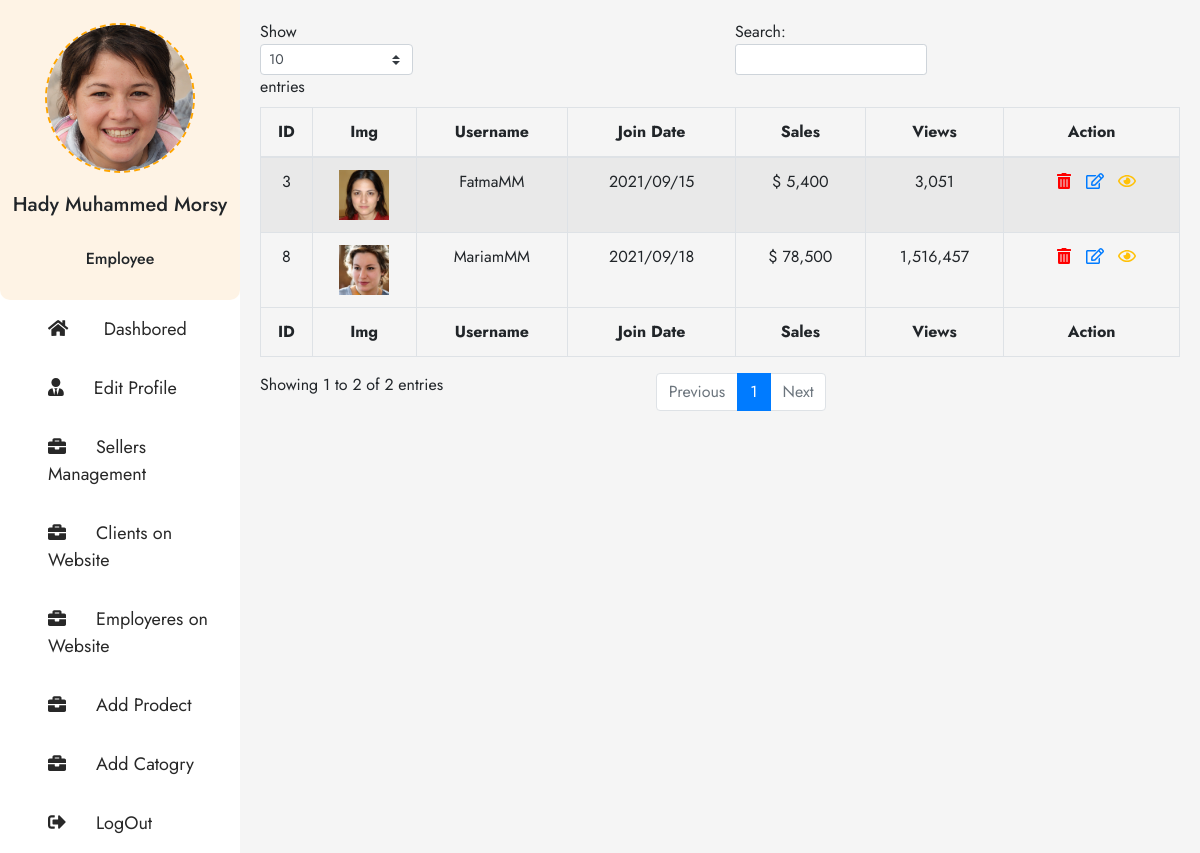
The page /Vendor-Seller-Manager.php (signed in) on the database its author committed.
### tables this page shows
CREATE TABLE `ha_users` (
  `HA_U_ID` bigint(20) UNSIGNED NOT NULL,
  `HA_U_Username` varchar(255) NOT NULL,
  `HA_U_Password` varchar(255) NOT NULL,
  `HA_U_First_Name` varchar(255) NOT NULL,
  `HA_U_Second_Name` varchar(255) NOT NULL,
  `HA_U_Last_Name` varchar(255) NOT NULL,
  `HA_U_Country` varchar(255) NOT NULL,
  `HA_U_User_Type` varchar(255) NOT NULL,
  `HA_P_Views` varchar(255) NOT NULL,
  `HA_U_Sales` varchar(255) NOT NULL,
  `HA_U_Date_Created` varchar(255) NOT NULL,
  `HA_U_Time_Created` varchar(255) NOT NULL,
  `HA_P_Permission_Seller_Manager` varchar(255) NOT NULL
);

### Datebase/DB-Vendor-Seller-Manger.php (called while the page is built, shortened)
<?php
    $SQL_Seller_Info = 'SELECT * FROM ha_users WHERE HA_U_User_Type = "Seller" ORDER BY HA_U_ID DESC ';
    $Result_Seller_Info = mysqli_query($Connection,$SQL_Seller_Info);
    $Count_Seller_Info  = mysqli_num_rows($Result_Seller_Info);
?>

### Website-Structure/Vendor-Seller-Manager-Body.php (the view, shortened to what this page needs)
<div class="right-All-users Dasbored-content">
    <table id="Seller" class="table table-striped table-bordered" style="width:100%">
        <thead style="text-align: center;">
            <tr>
                <th>ID</th>
                <th>Img</th>
                <th>Username</th>
                <th>Join Date</th>
                <th>Sales</th>
                <th>Views</th>
                <th>Action</th>
            </tr>
        </thead>
        <tbody>
            <?php
                if ($Count_Seller_Info > 0) {
                    while ($Rows = mysqli_fetch_array($Result_Seller_Info)) {
                        echo '
                            <tr class="t-body" style="text-align: center;">
                            <td>'.$Rows['HA_U_ID'].'</td>
                            <td><img src="IMG/User-Profile-Picture/[User-ID='.$Rows['HA_U_ID'].']/image.jpg" alt="Img" style="width:50px"/></td>
                            <td>'.$Rows['HA_U_Username'] .'</td>
                            <td>'.$Rows['HA_U_Date_Created'].'</td>
                            <td>$ '.number_format($Rows['HA_U_Sales']).'</td>
                            <td>'.number_format($Rows['HA_P_Views']).'</td>
                            <td class="last-Action" style="text-align: center;">
                                <a href="#" class="Trash" data-users=".Delete-user"> <i class="fas fa-trash-alt"></i> </a>
                                <a href="#" class="Edit" data-users=".Edit-username"> <i class="far fa-edit"></i> </a>
                                <a href="#" class="View" data-users=".View-User"> <i class="far fa-eye"></i> </a>
                            </td>
                            </tr>
                        ';
                    }
                }
            ?>
        </tbody>
        <tfoot style="text-align: center;">
            <tr>
                <th>ID</th>
                <th>Img</th>
                <th>Username</th>
                <th>Join Date</th>
                <th>Sales</th>
                <th>Views</th>
                <th>Action</th>
            </tr>
        </tfoot>
    </table>
</div>

### Vendor-Seller-Manager.php (shortened to what this page needs)
<?php
    include('Datebase/Config.php');
    include('Datebase/DB-Vendor-Seller-Manger.php');
?>
<!DOCTYPE html>
<html lang="en">
<?php
    include ('Website-Structure/Header-Elemnts.php') ;
?>
    <?php include ("Links CSS In Head Area.php"); ?>
<body>
<div class="container-hady">
    <?php include ("Website-Structure/Dashbored-header.php"); ?>
    <?php include ("./Website-Structure/Vendor-Seller-Manager-Body.php"); ?>
</div>
</body>
</html>

### Website-Structure/Header-Elemnts.php (shortened to what this page needs)
<head>
</head>

### Links CSS In Head Area.php (shortened to what this page needs)
<link rel="stylesheet" href="Framework/Bootstrap/css/bootstrap.css">
<link rel="stylesheet" href="Framework/Fontawsome/css/all.css">
<link rel="stylesheet" href="Font's/Kufi/Kufi-Font.css">
<link rel="stylesheet" href="CSS-Files/H_A.css">

### Website-Structure/Dashbored-header.php
<aside>
    <div class="image-useres">
        <div class="image-user-content">
            <?php echo '<img src = "IMG/User-Profile-Picture/[User-ID='.$_SESSION['HA_U_ID'].']/image.jpg" alt="emp_default.jpg"/>';?>
        </div>
        <?php echo '<h5>'.$_SESSION['User_First_Three_Names'].'</h5>';?>
        <?php echo '<br><h6>'.$_SESSION['HA_U_User_Type'].'</h6>';?>
    </div>
    <ul class="list-of-dashbored">
        <li><a href="Admin-system.php" class="Dashbored"> <i class="fas fa-home"></i> Dashbored</a></li>
        <li><a href="Edit-Profile.php" class="Edit-profile"><i class="fas fa-user-tie" class="Edit-profile"></i>Edit Profile</a></li>
        <?php
        if ($_SESSION['HA_P_Permission_Seller_Manager'] == 'Available') {
            echo '<li><a href="Vendor-Seller-Manager.php" class="Projects"><i class="fas fa-briefcase"></i>Sellers Management</a></li>';
        }
        ?>
        <li><a href="Clients.php" class="Clients"><i class="fas fa-briefcase"></i>Clients on  Website</a></li>
        <li><a href="Employer.php" class="Employeres"><i class="fas fa-briefcase"></i>Employeres on  Website</a></li>
        <li><a href="Add-prodect.php" class="Add Project"><i class="fas fa-briefcase"></i>Add Prodect</a></li>
        <li><a href="Add-Catagry.php" class="Add Catogry"><i class="fas fa-briefcase"></i>Add Catogry</a></li>
        <li><a href="Logout.php" class="Add LogOut"><i class="fas fa-sign-out-alt"></i>LogOut</a></li>
    </ul>
</aside>

### CSS-Files/H_A.css (style rules this page uses)
body { font-family: 'Jost', sans-serif; font-weight: 400; }
.Trash { color: red; }
.View { color: #FFC107; }
.container-hady { width: 100%; height: 100%; display: flex; background-color: #f3f7fd; }
.container-hady aside { flex-basis: 20%; background-color: #fff; display: flex; flex-direction: column; }
.container-hady aside .image-useres { width: 100%; background-color: #fef3e5; height: 300px; border-bottom-left-radius: 10px; border-bottom-right-radius: 10px; display: flex; justify-content: center; align-items: center; flex-direction: column; }
.container-hady aside .image-useres .image-user-content { width: 150px; height: 150px; border-radius: 50%; border: 2px dashed orange; position: relative; margin-bottom: 20px; }
.container-hady aside .image-useres .image-user-content img { width: 100%; height: 100%; vertical-align: middle; position: absolute; border-radius: 50%; }
.container-hady aside ul { display: flex; margin: 0; padding: 0; }
.container-hady aside .list-of-dashbored { list-style: none; display: flex; flex-direction: column; width: 100%; }
.container-hady aside .list-of-dashbored li { padding: 1rem 1rem 1rem 3rem; }
.container-hady aside .list-of-dashbored li a { text-decoration: none; color: #282828; font-size: 18px; }
.container-hady aside .list-of-dashbored li a svg { margin-right: 30px; }
.container-hady .right-All-users { flex-basis: 80%; background-color: #f5f5f5; padding: 20px; }
.t-body td:first-child { text-align: center; }
tfoot tr th:first-child { text-align: center; }
.t-body td a { margin-left: 10px; }

### rows shown on the page
ha_users: HA_U_ID "8", shows a picture, HA_U_Username "MariamMM", HA_U_Date_Created "2021/09/18", HA_U_Sales "78,500", HA_P_Views "1,516,457"
ha_users: HA_U_ID "3", shows a picture, HA_U_Username "FatmaMM", HA_U_Date_Created "2021/09/15", HA_U_Sales "5,400", HA_P_Views "3,051"

### other values the page prints
$_SESSION['User_First_Three_Names'] "Hady Muhammed Morsy"
$_SESSION['HA_U_User_Type'] "Employee"
